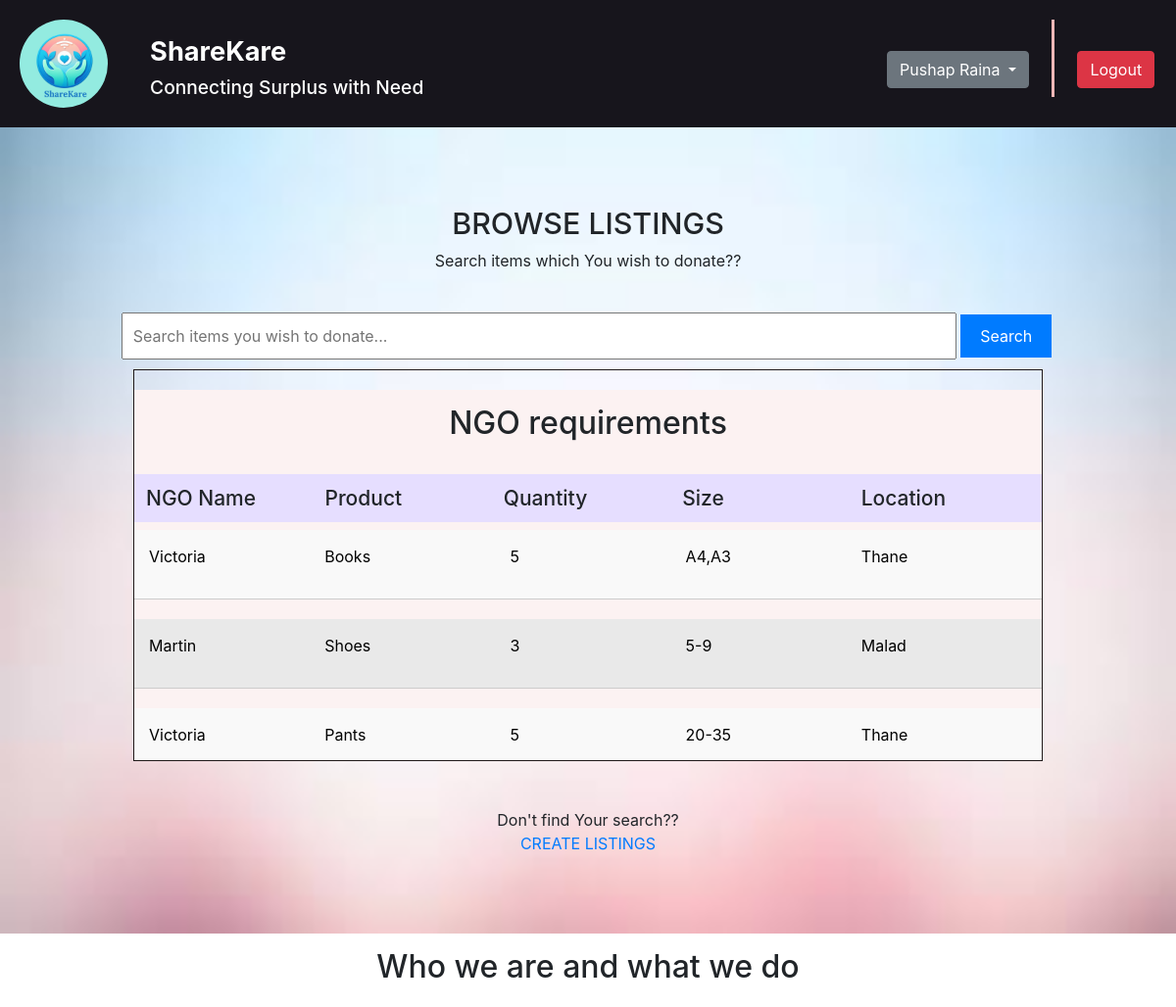
The page /home/ (signed in, upper part) on the database as committed earlier.
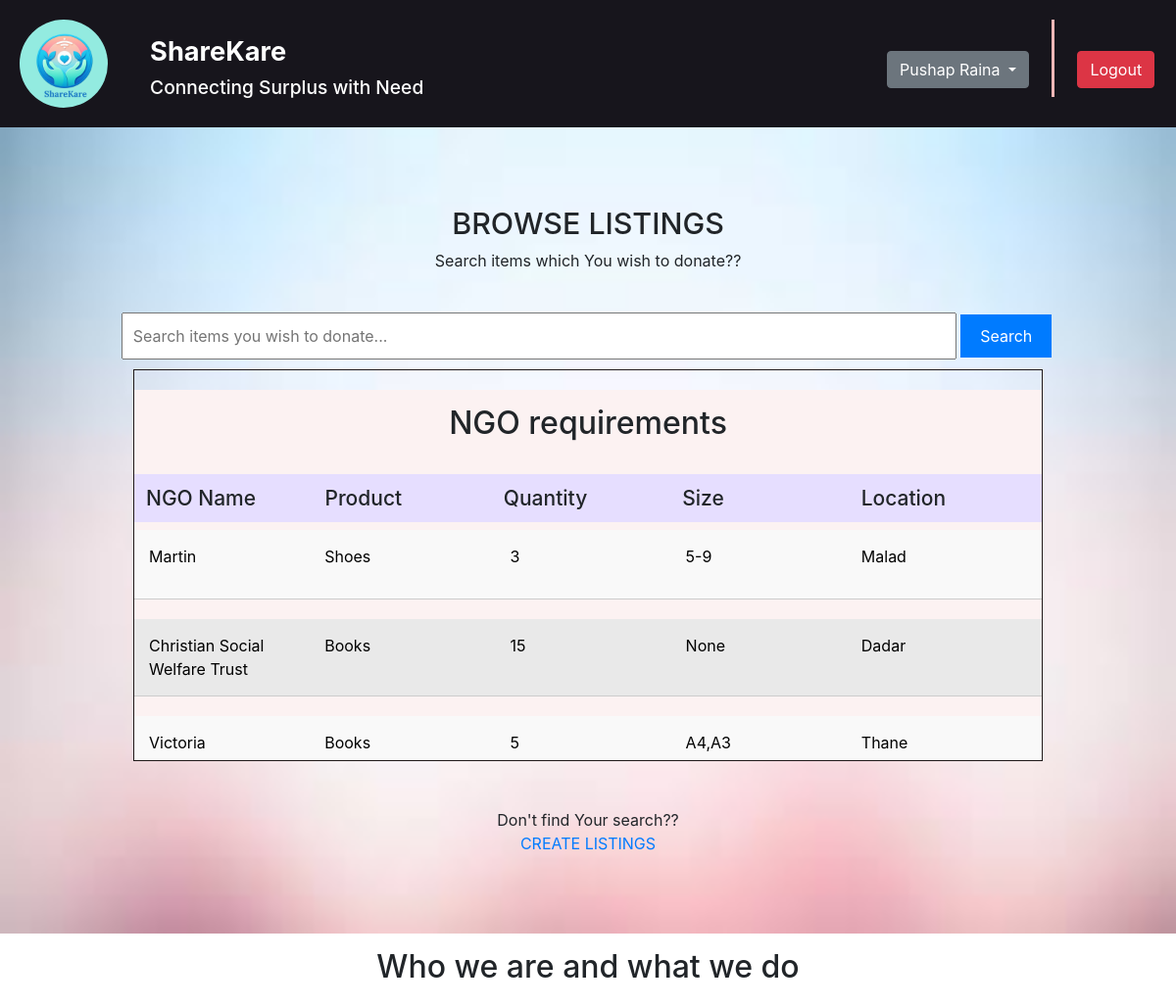
The same page on the database as committed later.
### home/models.py (models this page shows, shortened)
class Product(models.Model):
    productName = models.CharField(max_length=255)
    quantity = models.IntegerField()
    size = models.CharField(max_length=50, blank=True, null=True)
    description = models.TextField()
    ngo = models.ForeignKey(NGO, on_delete=models.CASCADE)

class NGO(models.Model):
    user = models.OneToOneField(User, on_delete=models.CASCADE)
    regno = models.CharField(max_length=255)
    ngoname = models.CharField(max_length=255)
    document = models.FileField(upload_to='ngo_documents/')
    is_verified = models.BooleanField(default=False)

class NGOProfile(models.Model):
    ngo = models.OneToOneField(NGO, on_delete=models.CASCADE)
    location = models.CharField(max_length=255)
    address = models.CharField(max_length=255)  # Added address field
    description = models.TextField()
    image1 = models.ImageField(upload_to='images/')
    latitude = models.FloatField(null=True, blank=True)
    longitude = models.FloatField(null=True, blank=True)

### home/views.py (the view)
# urls.py: path('home/', views.main_home, name="home"),
def main_home(request):
    query = request.GET.get('q')
    products = Product.objects.filter(productName__icontains=query) if query else Product.objects.all()
    nearest_campaigns = []
    if request.user.is_authenticated:
        try:
            profile = Donor.objects.get(user=request.user)
            user_location_name = profile.location
            if not profile.latitude and not profile.longitude:
                user_lat, user_lon = get_lat_lon_from_location(user_location_name)
            else:
                user_lat=profile.latitude
                user_lon=profile.longitude
            if user_lat and user_lon:
                profile.latitude = user_lat
                profile.longitude = user_lon
                profile.save()
                for product in products:
                    ngo_location = product.ngo.ngoprofile.location
                    if not product.ngo.ngoprofile.latitude and not product.ngo.ngoprofile.longitude:
                        ngo_lat, ngo_lon = get_lat_lon_from_location(ngo_location)
                    else:
                        ngo_lat=product.ngo.ngoprofile.latitude
                        ngo_lon=product.ngo.ngoprofile.longitude
                    if ngo_lat and ngo_lon:
                        try:
                            product.ngo.ngoprofile.latitude = ngo_lat
                            product.ngo.ngoprofile.longitude = ngo_lon
                            product.ngo.ngoprofile.save()
                        except Exception as e:
                            print(f"Error calculating distance: {e}")
                products = sorted(products, key=lambda x: haversine_distance(user_lat, user_lon, x.ngo.ngoprofile.latitude, x.ngo.ngoprofile.longitude))
                context = {'products': products, 'nearest_campaigns': nearest_campaigns}
                return render(request, 'home.html', context)
        except Donor.DoesNotExist:
            pass
        except Exception as e:
            print(f"Error fetching user location: {e}")
    context = {'products': products, 'nearest_campaigns': nearest_campaigns}
    return render(request, 'home.html', context)

### home/views.py (called while the page is built)
def get_lat_lon_from_location(location_name):
    url = f"https://nominatim.openstreetmap.org/search?format=json&q={location_name}, India"
    response = requests.get(url)
    data = response.json()
    if data:
        return float(data[0]['lat']), float(data[0]['lon'])
    else:
        return None, None

def haversine_distance(lat1, lon1, lat2, lon2):
    lon1, lat1, lon2, lat2 = map(math.radians, [lon1, lat1, lon2, lat2])
    dlon = lon2 - lon1
    dlat = lat2 - lat1
    a = math.sin(dlat/2)**2 + math.cos(lat1) * math.cos(lat2) * math.sin(dlon/2)**2
    c = 2 * math.atan2(math.sqrt(a), math.sqrt(1-a))
    r = 6371  # Radius of the earth in kilometers
    return round(r * c, 2)

### templates/home.html (shortened to what this page needs)
<!DOCTYPE html>
{% load static %}
<html lang="en">
<head>
    <link rel="stylesheet" href="{% static "css/userhome.css" %}"/>
    <link href="https://cdn.jsdelivr.net/npm/bootstrap@5.3.3/dist/css/bootstrap.min.css" rel="stylesheet">
    <link href="https://maxcdn.bootstrapcdn.com/bootstrap/4.5.2/css/bootstrap.min.css" rel="stylesheet">
</head>
<body>
    <header>
        <div class="m_container">
            <div id="left">
                <div>
                    <img src="{% static "images/ShareKare.png" %}" id="logo" alt="ShareCare Logo">
                </div>
                <div id="lrig">
                        <h1>ShareKare</h1>
                        <h3>Connecting Surplus with Need</h3>
                </div>
            </div>
            <div class="dropdown">
            <br>
                <button class="btn btn-secondary dropdown-toggle" type="button" id="dropdownMenuButton" data-bs-toggle="dropdown" aria-expanded="false">
                    {{ request.user.first_name }}
                </button>
            </div>
            <div class="vl"></div>
            <div id="user1">
                <a id ="link" href="{% url 'logout' %}"><button class="btn btn-danger" onclick="logout()">Logout</button></a>
            </div>
        </div>
    </header>
<div id="hero">
    <div id="browseListing">
        <h3 id="tag">BROWSE LISTINGS</h3>
        <p id="br">Search items which You wish to donate??</p>
        <div id="serch">
            <form id="search-form" action="{% url 'home' %}" method="GET">
                <input type="text" id="search-input" name ="q" placeholder="Search items you wish to donate..." value="{{ request.GET.q }}">
                <button type="submit" id="search-btn">Search</button>
            </form>
        </div>
        <div id="searchResults">
            <div class="donations-section">
                <div id="headin">
                    <div id="txthead">
                        <h2>NGO requirements</h2>
                    </div>
                </div>
                <br>
                <h2>
                    <div id="headitems">
                        <div class="colhead">NGO Name</div>
                        <div class="colhead">Product</div>
                        <div class="colhead">Quantity</div>
                        <div class="colhead">Size</div>
                        <div class="colhead">Location</div>
                    </div>
                </h2>
                {% for product in products %}
                <a href="{% url 'ngo_donations' product.ngo.id product.id %}" id="links">
                <div class="donation-item {% cycle 'even' 'odd' %}" id="hoverchange">
                    <div class="column">
                        {{ product.ngo.ngoname }}
                    </div>
                    <div class="column">
                        {{ product.productName }}
                    </div>
                    <div class="column" id="quant">
                        <p>{{ product.quantity }}</p>
                    </div>
                    <div class="column">
                        <p>{{ product.size }}</p>
                    </div>
                    <div class="column">
                        <p>{{ product.ngo.ngoprofile.location }}</p>
                    </div>
                </div>
                </a>
                {% empty %}
                <p>No donations found.</p>
                {% endfor %}
            </div>
        </div>
        <br><br>
        Don't find Your search??
        <a href="{% url 'campaign' %}">CREATE LISTINGS</a>
    </div>
</div>
<h2 class="basic">Who we are and what we do</h2><br>
</body>
</html>

Rows that differ between the two databases and show on the page:
no longer on this page (row unchanged): Product: ngo.ngoname "Victoria", productName "Pants", quantity "5", size "20-35", ngo.ngoprofile.location "Thane"
shown differently, row unchanged: Product "Shoes": moves up the list
added Product: ngo.ngoname "Christian Social Welfare Trust", productName "Books", quantity "15", size "None", ngo.ngoprofile.location "Dadar"
